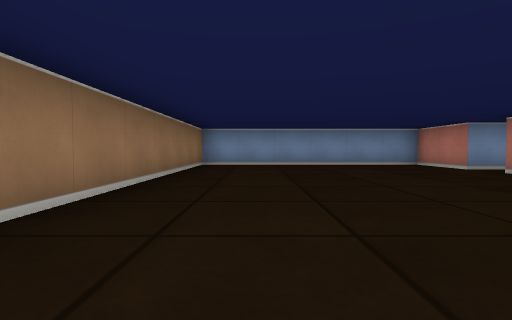
[1] (above)

24 first-person views from a walk through a cub3D maze. The camera is about half as high as the walls, tilts 2° down and sees 80° across. The floor is counted in squares. Each view is taken from the middle of a square. On the plan, view 1 faces up. The plan holds only what a view shows up to about 9 squares ahead; the rest is blank.

[2]
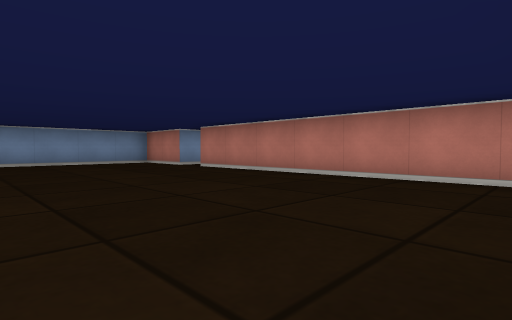

[3]
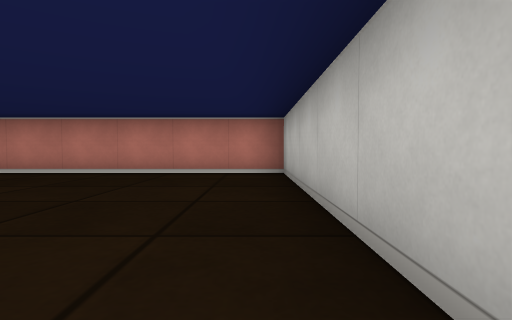

[4]
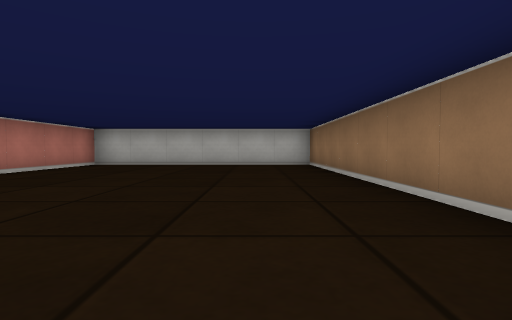

[5]
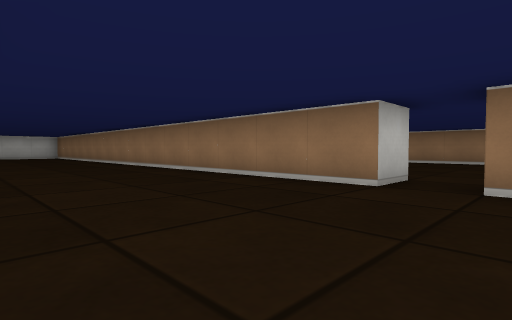

[6]
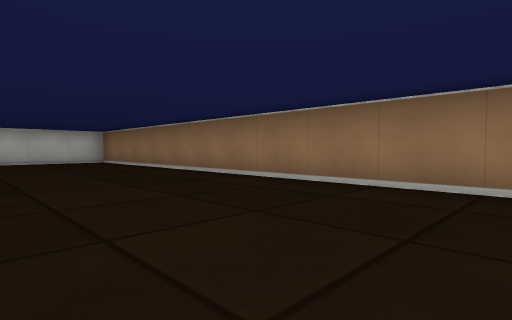

[7]
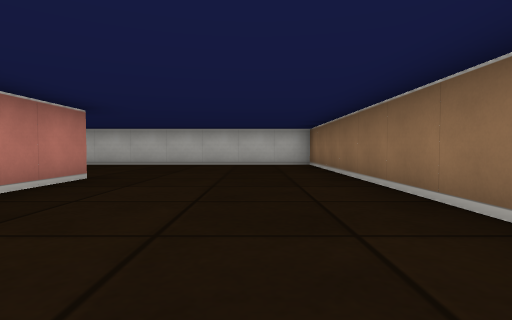

[8]
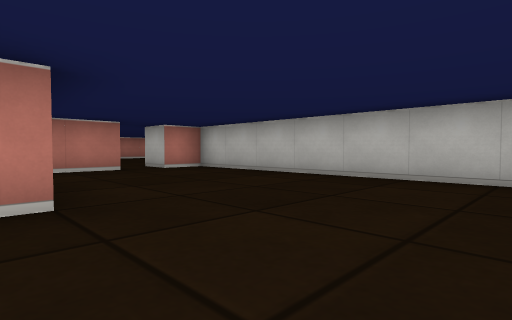

[9]
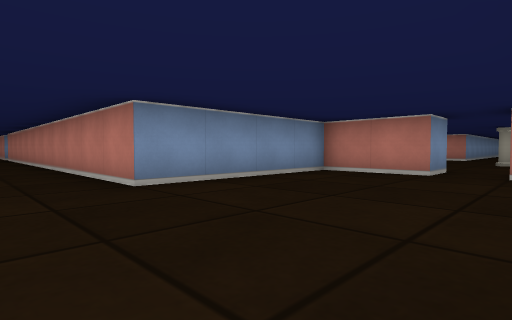

[10]
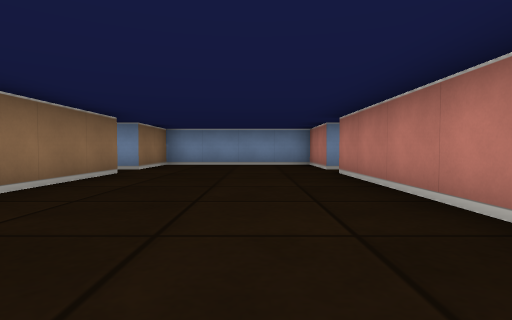

[11]
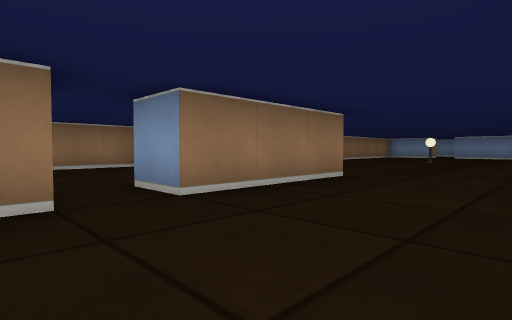

[12]
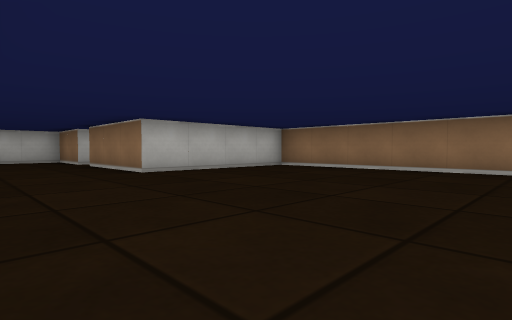

[13]
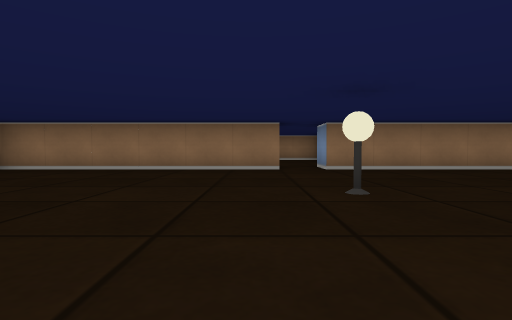

[14]
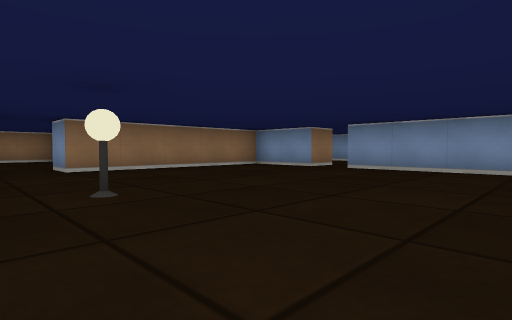

[15]
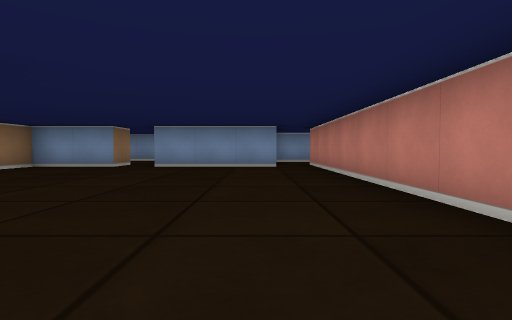

[16]
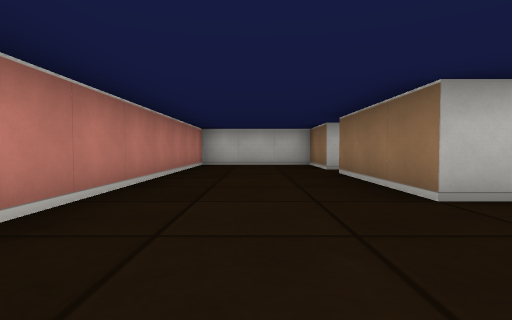

[17]
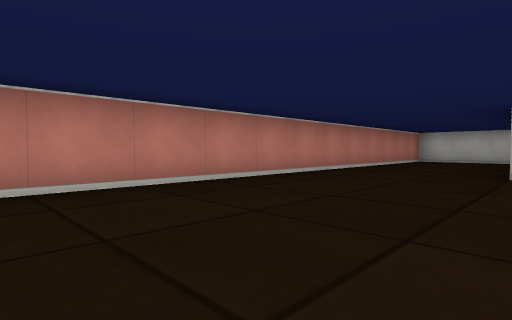

[18]
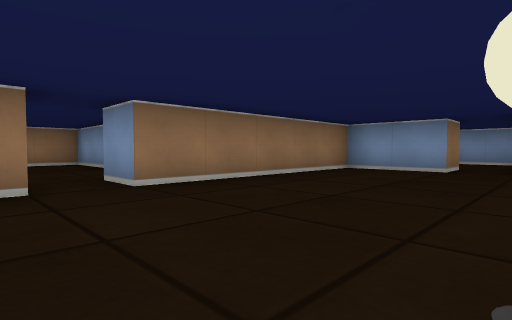

[19]
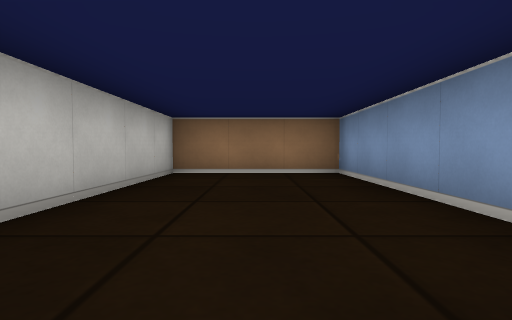

[20]
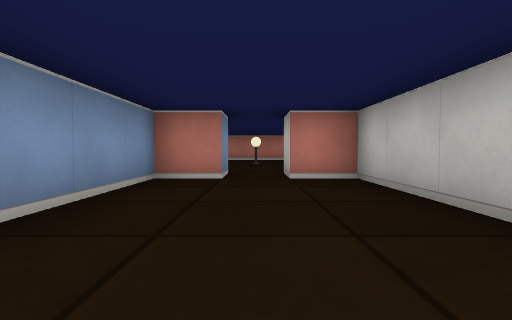

[21]
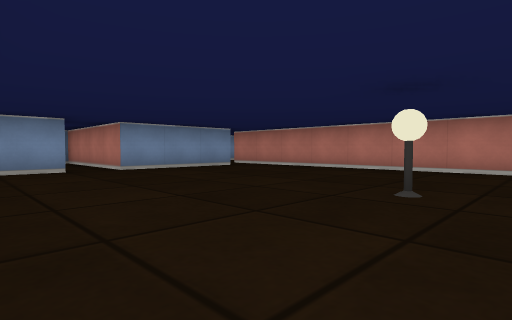

[22]
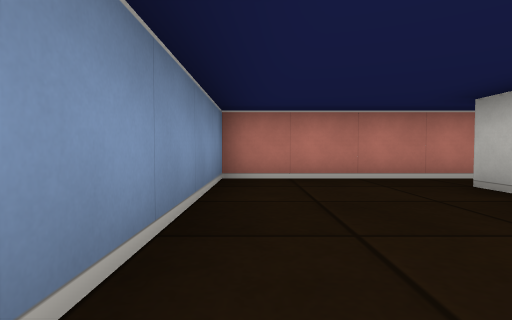

[23]
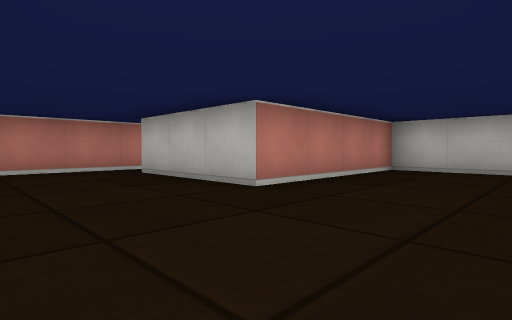

[24]
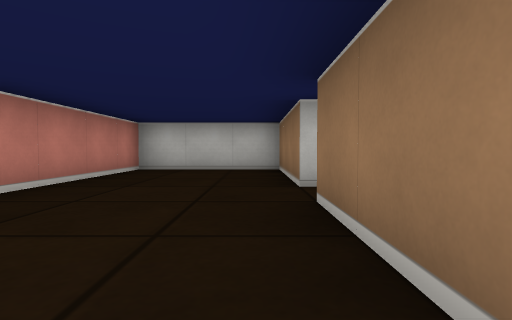

### Floor plan
Points are (right, up) in squares from view 1. A wall is a line through its corners. A room is listed if a view was taken in it or the views show most of it. See-through windows are left out.
Room 1 (views 1, 2, 3, 4)
walls: (4.5, 6.5) (4.5, 8.5) (-1.5, 8.5) (-1.5, -1.5) (4.5, -1.5) (4.5, 5.5)
ways out: opening at (5, 6) to room 2
Room 2 (views 5, 6, 7, 8, 9, 10)
walls: (13.5, -7.5) (13.5, -5.5) (9.5, -5.5) (9.5, 5.5); (4.5, 5.5) (5.5, 5.5) (5.5, -9.5) (13.5, -9.5) (13.5, -8.5); (9.5, 6.5) (9.5, 8.5) (5.5, 8.5) (5.5, 6.5) (4.5, 6.5)
ways out: opening at (5, 6) to room 1; opening at (10, 6) to room 3; opening at (14, -8)
Room 3 (views 11, 12, 13, 14, 15, 16, 17, 18, 19, 21)
walls: (5.5, 15.5) (6.5, 15.5) (6.5, 9.5) (10.5, 9.5) (10.5, 6.5) (9.5, 6.5); (12.6, 21.5) (9.5, 21.5) (9.5, 22.5); (10.5, 5.6) (10.5, 3.5) (13.5, 3.5) (13.5, 21.5); (8.5, 22.5) (8.5, 21.5) (6.5, 21.5) (6.5, 16.5) (5.5, 16.5)
ways out: opening at (10, 6) to room 2; opening at (6, 16) to room 4; opening at (9, 22) to room 5; opening at (13, 22)
objects: lamp (10, 16)
Room 4 (view 20)
walls: (5.5, 16.5) (5.5, 17.5) (0.5, 17.5) (0.5, 14.5) (5.5, 14.5) (5.5, 15.5)
ways out: opening at (6, 16) to room 3
Room 5 (views 22, 23, 24)
walls: (2.5, 21.5) (2.5, 18.5) (5.5, 18.5) (5.5, 22.5) (8.5, 22.5); (2.5, 24.5) (2.5, 22.5); (9.5, 22.5) (9.5, 25.5) (5.5, 25.5)
ways out: opening at (9, 22) to room 3; opening at (2, 22)

Where each view was taken, in squares from view 1:
view 1: 0 up, 0 right, facing up
view 2: 1 down, 0 right, facing up-right
view 3: 1 down, 1 left, facing right
view 4: 7 up, 0 right, facing down
view 5: 7 up, 9 right, facing down-left
view 6: 1 up, 9 right, facing down-left
view 7: 1 down, 7 right, facing down
view 8: 5 down, 7 right, facing down-right
view 9: 9 down, 8 right, facing up-right
view 10: 0 up, 8 right, facing up
view 11: 5 up, 13 right, facing up-left
view 12: 15 up, 13 right, facing down-left
view 13: 15 up, 13 right, facing left
view 14: 15 up, 13 right, facing up-left
view 15: 14 up, 12 right, facing up
view 16: 12 up, 12 right, facing down
view 17: 15 up, 10 right, facing down-right
view 18: 15 up, 10 right, facing up-left
view 19: 16 up, 6 right, facing left
view 20: 16 up, 1 right, facing right
view 21: 15 up, 7 right, facing up-right
view 22: 25 up, 5 right, facing right
view 23: 25 up, 3 right, facing down-right
view 24: 25 up, 3 right, facing down
